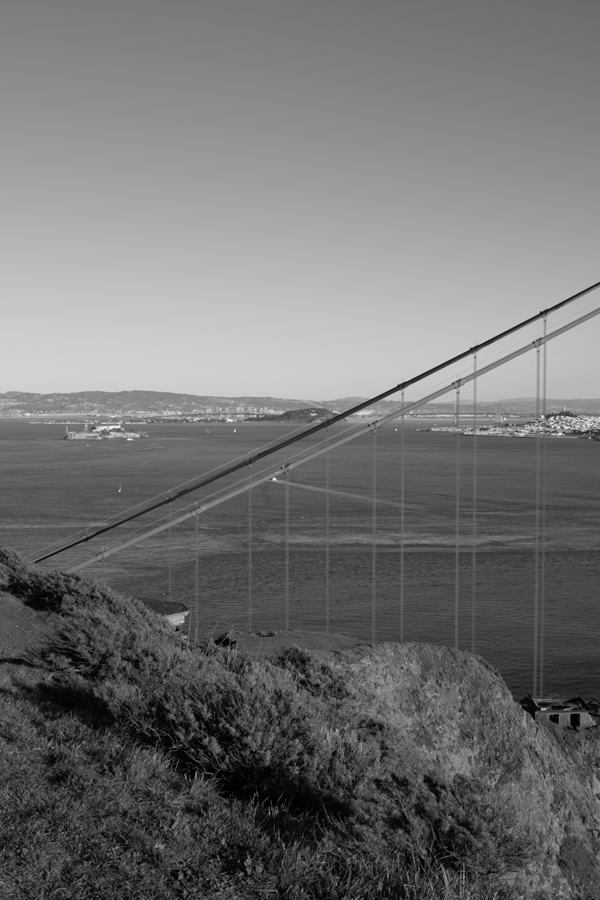
#> input picture 250201075_HW4/data/goldengate-00.png, 600 x 900 px, found by its file name
$ python detect_and_match.py
#> lines starting #> are read from the running program, lines starting #| are printed output that depends on the picture
# Yaşar Polatlı
# 250201075

import numpy as np
#import cv2
from matplotlib import pyplot as plt
from cv2 import cv2

# Reading images from directory.
img00 = cv2.imread("data/goldengate-00.png", cv2.IMREAD_GRAYSCALE)
#> img00 is the input picture: shape (900, 600); min 0, max 249, mean 113.3
img01 = cv2.imread("data/goldengate-01.png", cv2.IMREAD_GRAYSCALE)
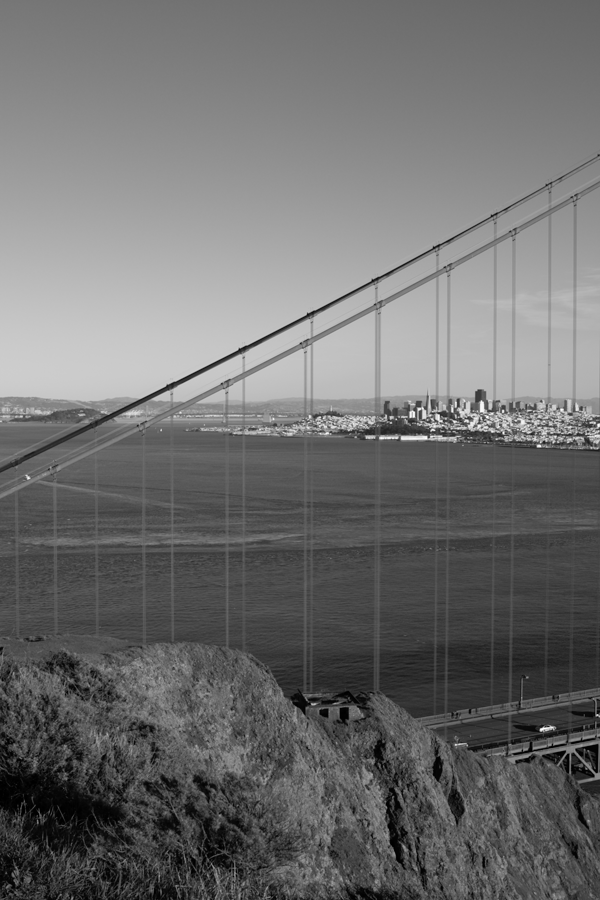
#> input picture 250201075_HW4/data/goldengate-01.png, 600 x 900 px, found by its file name
#> img01 is the input picture: shape (900, 600); min 0, max 255, mean 110.4
img02 = cv2.imread("data/goldengate-02.png", cv2.IMREAD_GRAYSCALE)
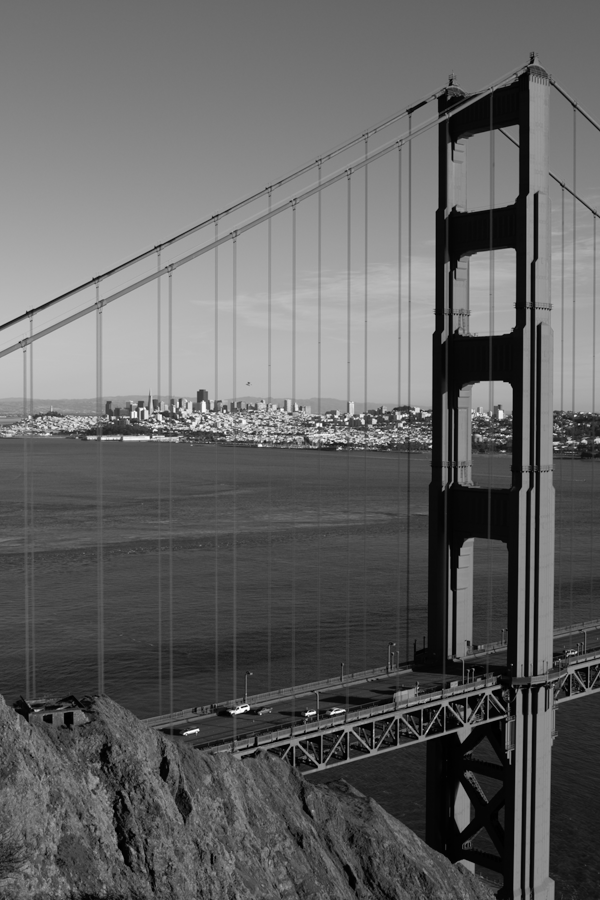
#> input picture 250201075_HW4/data/goldengate-02.png, 600 x 900 px, found by its file name
#> img02 is the input picture: shape (900, 600); min 0, max 255, mean 98.5
img03 = cv2.imread("data/goldengate-03.png", cv2.IMREAD_GRAYSCALE)
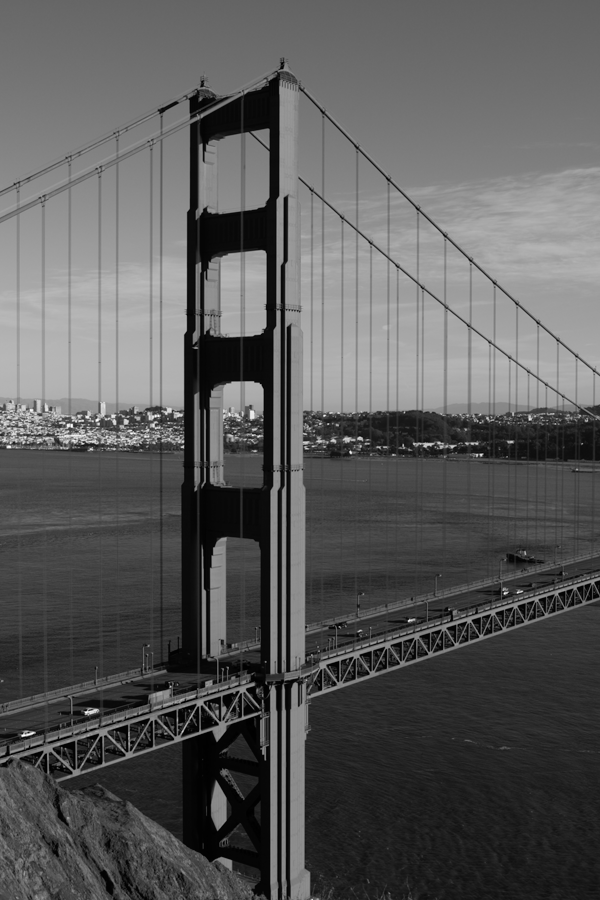
#> input picture 250201075_HW4/data/goldengate-03.png, 600 x 900 px, found by its file name
#> img03 is the input picture: shape (900, 600); min 0, max 255, mean 89.9
img04 = cv2.imread("data/goldengate-04.png", cv2.IMREAD_GRAYSCALE)
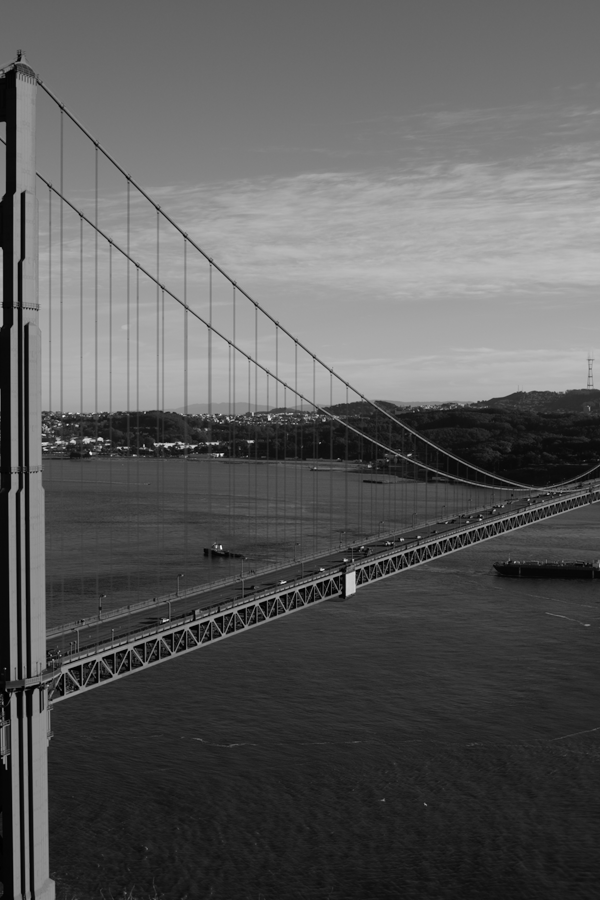
#> input picture 250201075_HW4/data/goldengate-04.png, 600 x 900 px, found by its file name
#> img04 is the input picture: shape (900, 600); min 0, max 246, mean 90
img05 = cv2.imread("data/goldengate-05.png", cv2.IMREAD_GRAYSCALE)
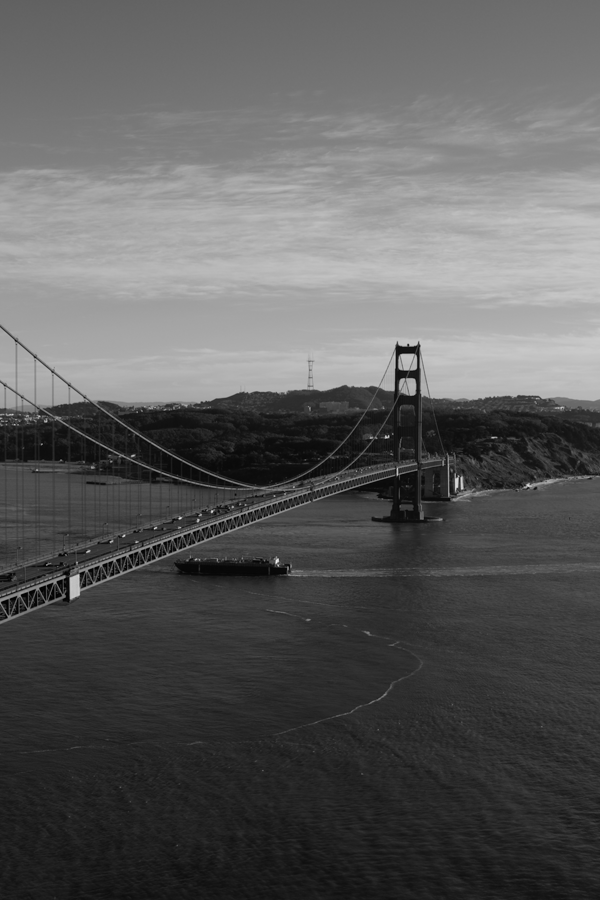
#> input picture 250201075_HW4/data/goldengate-05.png, 600 x 900 px, found by its file name
#> img05 is the input picture: shape (900, 600); min 0, max 244, mean 91.9

sift = cv2.SIFT_create()

# Detecting SIFT interest points and descriptors.
kp00, des00 = sift.detectAndCompute(img00, None)
#> kp00 = 2735 keypoints; strongest (x, y, size): (274, 479, 2.1), (542, 417, 2), (476, 348, 4.4), (542, 709, 2)
kp01, des01 = sift.detectAndCompute(img01, None)
#> kp01 = 2465 keypoints; strongest (x, y, size): (541, 729, 2.4), (539, 446, 2.4), (419, 409, 2.1), (412, 414, 4.4)
kp02, des02 = sift.detectAndCompute(img02, None)
#> kp02 = 2486 keypoints; strongest (x, y, size): (430, 446, 1.9), (314, 712, 2), (332, 713, 2.2), (306, 714, 2)
kp03, des03 = sift.detectAndCompute(img03, None)
#> kp03 = 1963 keypoints; strongest (x, y, size): (350, 452, 1.9), (481, 455, 2), (23, 735, 2.1), (183, 447, 1.9)
kp04, des04 = sift.detectAndCompute(img04, None)
#> kp04 = 992 keypoints; strongest (x, y, size): (91, 453, 2), (222, 454, 2), (100, 439, 2.9), (345, 560, 2.1)
kp05, des05 = sift.detectAndCompute(img05, None)
#> kp05 = 648 keypoints; strongest (x, y, size): (277, 561, 2.6), (399, 350, 7), (386, 437, 2), (198, 520, 2)

# Calculating SIFT descriptor matches between consecutive pairs of images by brute force matching.
bf = cv2.BFMatcher()
matches01 = bf.knnMatch(des00, des01, k=2)
#> matches01 = 2735 matches
matches12 = bf.knnMatch(des01, des02, k=2)
#> matches12 = 2465 matches
matches23 = bf.knnMatch(des02, des03, k=2)
#> matches23 = 2486 matches
matches34 = bf.knnMatch(des03, des04, k=2)
#> matches34 = 1963 matches
matches45 = bf.knnMatch(des04, des05, k=2)
#> matches45 = 992 matches

# Ratio tests for each matches.
good_matches01 = []
for m, n in matches01:
   if m.distance < 0.6 * n.distance:
       good_matches01.append([m])
#> after the loop, good_matches01 = 769 matches

good_matches12 = []
for m, n in matches12:
   if m.distance < 0.6 * n.distance:
       good_matches12.append([m])
#> after the loop, good_matches12 = 754 matches

good_matches23 = []
for m, n in matches23:
   if m.distance < 0.6 * n.distance:
       good_matches23.append([m])
#> after the loop, good_matches23 = 869 matches

good_matches34 = []
for m, n in matches34:
   if m.distance < 0.6 * n.distance:
       good_matches34.append([m])
#> after the loop, good_matches34 = 345 matches

good_matches45 = []
for m, n in matches45:
   if m.distance < 0.6 * n.distance:
       good_matches45.append([m])
#> after the loop, good_matches45 = 174 matches

# Drawing these tentative correspondences on a match (tc_i-j) image:
tc_01 = cv2.drawMatchesKnn(img00, kp00, img01, kp01, good_matches01, None, (208, 224, 64), flags=2)
tc_12 = cv2.drawMatchesKnn(img01, kp01, img02, kp02, good_matches12, None, (208, 224, 64), flags=2)
tc_23 = cv2.drawMatchesKnn(img02, kp02, img03, kp03, good_matches23, None, (208, 224, 64), flags=2)
tc_34 = cv2.drawMatchesKnn(img03, kp03, img04, kp04, good_matches34, None, (208, 224, 64), flags=2)
tc_45 = cv2.drawMatchesKnn(img04, kp04, img05, kp05, good_matches45, None, (208, 224, 64), flags=2)
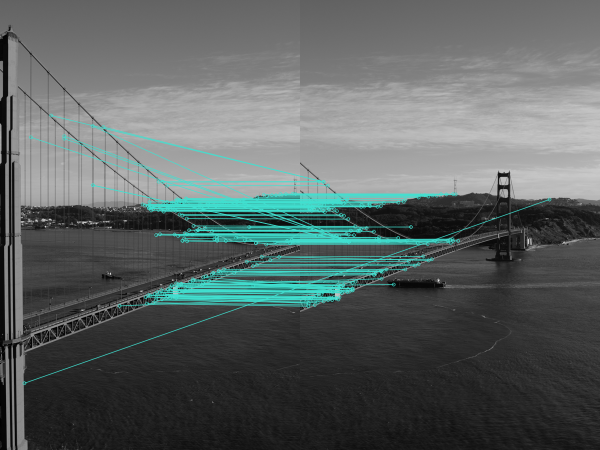
#> tc_45: shape (900, 1200, 3) (shown at 1/2 size); mean of channels 0, 1, 2 97.5, 98.3, 90.6; drawn as B, G, R

# Drawing the SIFT interest points on each image:
img00 = cv2.drawKeypoints(img00, kp00, None, (208, 224, 64), flags=cv2.DRAW_MATCHES_FLAGS_DRAW_RICH_KEYPOINTS)
#> img00: shape (900, 600, 3)
img01 = cv2.drawKeypoints(img01, kp01, None, (208, 224, 64), flags=cv2.DRAW_MATCHES_FLAGS_DRAW_RICH_KEYPOINTS)
#> img01: shape (900, 600, 3)
img02 = cv2.drawKeypoints(img02, kp02, None, (208, 224, 64), flags=cv2.DRAW_MATCHES_FLAGS_DRAW_RICH_KEYPOINTS)
#> img02: shape (900, 600, 3)
img03 = cv2.drawKeypoints(img03, kp03, None, (208, 224, 64), flags=cv2.DRAW_MATCHES_FLAGS_DRAW_RICH_KEYPOINTS)
#> img03: shape (900, 600, 3)
img04 = cv2.drawKeypoints(img04, kp04, None, (208, 224, 64), flags=cv2.DRAW_MATCHES_FLAGS_DRAW_RICH_KEYPOINTS)
#> img04: shape (900, 600, 3)
img05 = cv2.drawKeypoints(img05, kp05, None, (208, 224, 64), flags=cv2.DRAW_MATCHES_FLAGS_DRAW_RICH_KEYPOINTS)
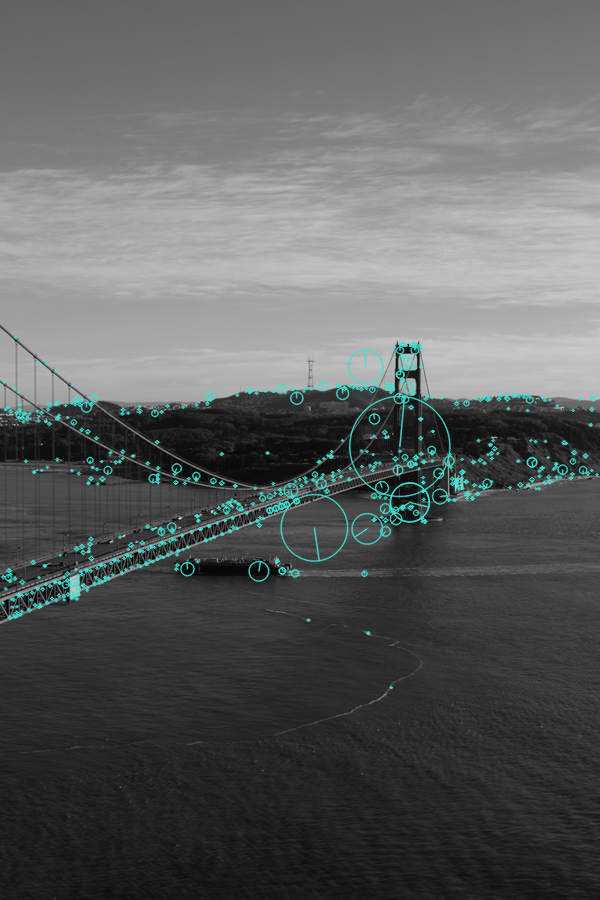
#> img05: shape (900, 600, 3); mean of channels 0, 1, 2 94.1, 94.3, 91.8; drawn as B, G, R

# Saving resulting images:
cv2.imwrite("data/tentative_correspondences_0-1.png", tc_01)
cv2.imwrite("data/tentative_correspondences_1-2.png", tc_12)
cv2.imwrite("data/tentative_correspondences_2-3.png", tc_23)
cv2.imwrite("data/tentative_correspondences_3-4.png", tc_34)
cv2.imwrite("data/tentative_correspondences_4-5.png", tc_45)

cv2.imwrite("data/sift_keypoints_00.png", img00)
cv2.imwrite("data/sift_keypoints_01.png", img01)
cv2.imwrite("data/sift_keypoints_02.png", img02)
cv2.imwrite("data/sift_keypoints_03.png", img03)
cv2.imwrite("data/sift_keypoints_04.png", img04)
cv2.imwrite("data/sift_keypoints_05.png", img05)

# Saving the SIFT interest points and descriptors as text files in the same folder with names as sift_i.txt
for i in range(6):
    with open("data/sift_"+str(i)+".txt", "w") as output:
        dumb_list = [kp00, kp01, kp02, kp03, kp04, kp05]
        dumb_list2 = [des00, des01, des02, des03, des04, des05]
        for j in range(len(dumb_list[i])):
            output.write("{Keypoint %i} Coordinates: %s Orientation: %s Pyramid (DoG) Level: %s Diameter: %s \n"
                         % (j, dumb_list[i][j].pt, dumb_list[i][j].angle, dumb_list[i][j].octave, dumb_list[i][j].size))
        for k in range(len(dumb_list2[i])):
            output.write("{Descriptor %i} %s\n"
                         % (k, dumb_list2[i][k]))

# Saving the tentative correspondences as text files in the same folder with names as tentative_correspondences_i-j.txt
dumb_list3 = ["0-1", "1-2", "2-3", "3-4", "4-5"]
for i in range(5):
    with open("data/tentative_correspondences_"+dumb_list3[i]+".txt", "w") as output:
        dumb_list4 = [good_matches01, good_matches12, good_matches23, good_matches34, good_matches45]
        for j in range(len(dumb_list4[i])):
            output.write("DMatch %i: %s \n"
                         % (j, dumb_list4[i][j]))
